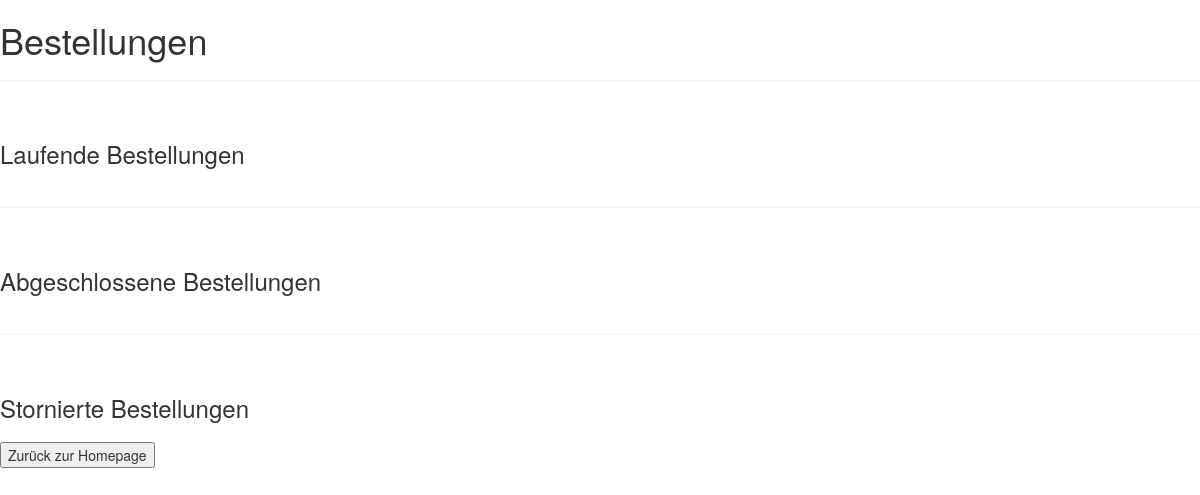
Page /customer/bestellungen (signed in) on the earlier database version.
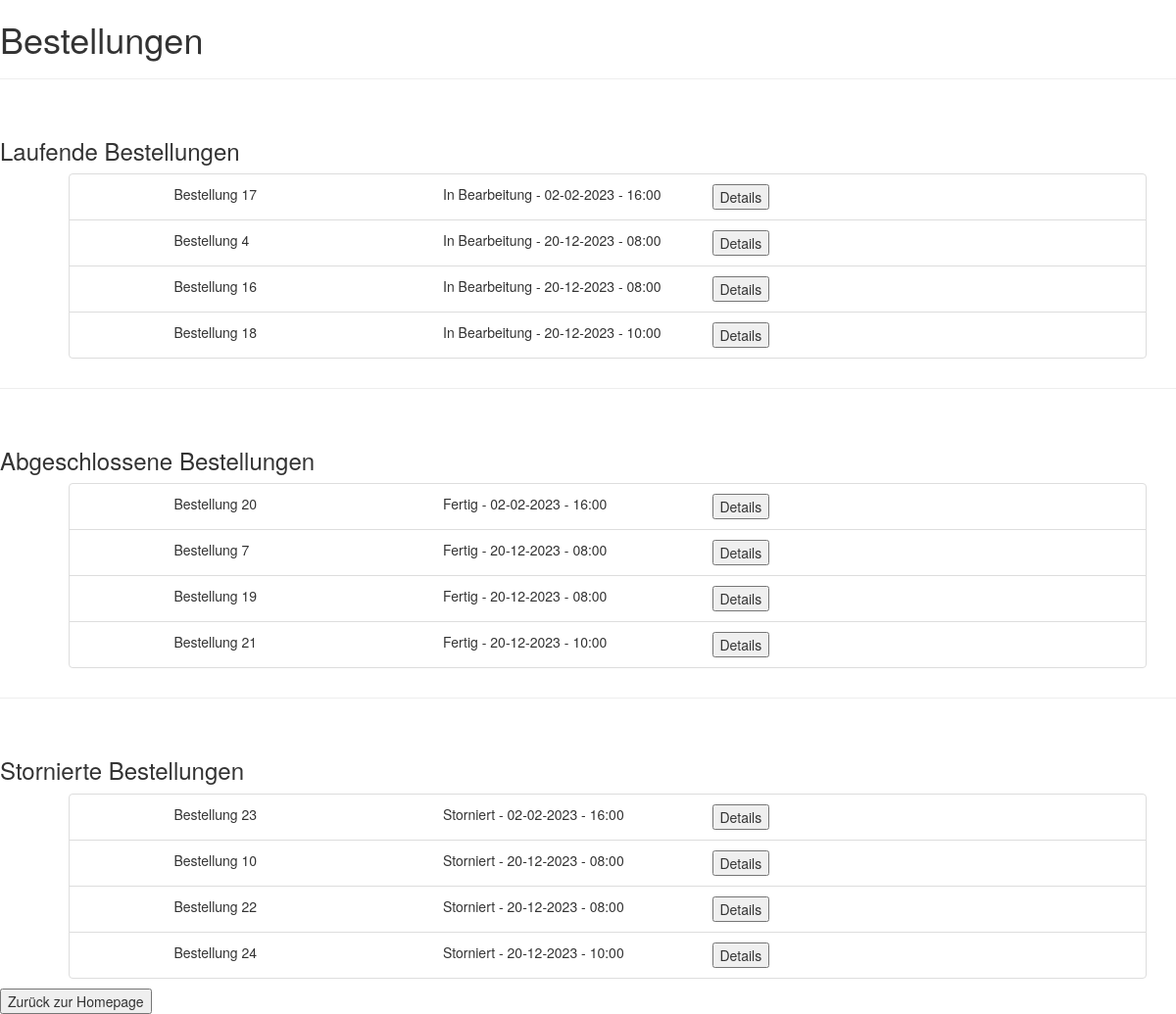
Same page on the later database version.
### tables this page shows
CREATE TABLE 'bestellung' ('bestell_id' INTEGER PRIMARY KEY AUTOINCREMENT,'status' TEXT, 'eingangsTag' DATE, 'eingangsUhrzeit' TIME, 'zusatztext' TEXT, 'restaurant_username' TEXT, 'customer_username' TEXT, FOREIGN KEY (restaurant_username) references restaurant(username), FOREIGN KEY (customer_username) references kunde(username));

### app.py (the view)
@app.route("/customer/bestellungen")
def customerOrders():
    if(not 'customer_username' in session):
        return render_template('customer_login.html')
    username = session['customer_username']
    pendingOrders = zugreifer.getPendingOrdersForCustomer(username)
    finishedOrders = zugreifer.getFinishedOrdersForCustomer(username)
    canceledOrders = zugreifer.getCanceledOrdersForCustomer(username)
    return render_template('customer_orders.html', pendingOrders = pendingOrders, finishedOrders = finishedOrders, canceledOrders = canceledOrders)

### zugreifer.py (called while the page is built)
def getPendingOrdersForCustomer(username):
    con = sqlite3.connect("Database.db")
    cur = con.cursor()
    result = cur.execute("SELECT * FROM bestellung where customer_username='" + username + "' and status='In Bearbeitung' order by eingangsTag asc , eingangsUhrzeit asc;");
    pendingOrders = list()
    for x in result:
        pendingOrders.append(order(x[0], x[1], x[2], x[3], x[4], x[5], x[6]))
    cur.close()
    con.close()
    return pendingOrders;

def getFinishedOrdersForCustomer(username):
    con = sqlite3.connect("Database.db")
    cur = con.cursor()
    result = cur.execute("SELECT * FROM bestellung where customer_username='" + username + "' and status='Fertig' order by eingangsTag asc , eingangsUhrzeit asc;");
    finishedOrders = list()
    for x in result:
        finishedOrders.append(order(x[0], x[1], x[2], x[3], x[4], x[5], x[6]))
    cur.close()
    con.close()
    return finishedOrders;

### templates/customer_orders.html (shortened to what this page needs)
<!DOCTYPE html>
<html>
    <head>
        <link rel="stylesheet" href="https://maxcdn.bootstrapcdn.com/bootstrap/3.4.1/css/bootstrap.min.css">
    </head>
    <body>
        <h1>Bestellungen</h1>
        <hr><br>
        <h3>Laufende Bestellungen</h3>
        <div class="container">
            <ul>
                {%for pendingOrder in pendingOrders%}
                <li class="list-group-item" style="list-style-type: none;">
                    <div class="row">
                        <div class="col-sm-1"></div>
                        <div class="col-sm-3">
                            Bestellung {{ pendingOrder.orderId }}
                        </div>
                        <div class="col-sm-3">
                            {{ pendingOrder.status }} - {{ pendingOrder.date }} - {{ pendingOrder.time }}
                        </div>
                        <div class="col-sm-3">
                            <form action="{{ url_for('customerOrderDetails',orderId = pendingOrder.orderId) }}" method=post >
                                <button type="submit">Details</button>
                            </form>
                        </div>
                </li>
                {% endfor %}
            </ul>
        </div>
        <hr><br>
        <h3>Abgeschlossene Bestellungen</h3>
        <div class="container">
            <ul>
                {%for finishedOrder in finishedOrders %}
                <li class="list-group-item" style="list-style-type: none;">
                    <div class="row">
                        <div class="col-sm-1"></div>
                        <div class="col-sm-3">
                            Bestellung {{ finishedOrder.orderId }}
                        </div>
                        <div class="col-sm-3">
                            {{ finishedOrder.status }} - {{ finishedOrder.date }} - {{ finishedOrder.time }}
                        </div>
                        <div class="col-sm-3">
                            <form action="{{ url_for('restaurantOrderDetails',orderId = finishedOrder.orderId) }}" method=post >
                                <button type="submit">Details</button>
                            </form>
                        </div>
                </li>
                {% endfor %}
            </ul>
        </div>
        <hr><br>
        <h3>Stornierte Bestellungen</h3>
        <div class="container">
            <ul>
                {%for canceledOrder in canceledOrders %}
                <li class="list-group-item" style="list-style-type: none;">
                    <div class="row">
                        <div class="col-sm-1"></div>
                        <div class="col-sm-3">
                            Bestellung {{ canceledOrder.orderId }}
                        </div>
                        <div class="col-sm-3">
                            {{ canceledOrder.status }} - {{ canceledOrder.date }} - {{ canceledOrder.time }}
                        </div>
                        <div class="col-sm-3">
                            <form action="{{ url_for('restaurantOrderDetails',orderId = canceledOrder.orderId) }}" method=post >
                                <button type="submit">Details</button>
                            </form>
                        </div>
                </li>
                {% endfor %}
            </ul>
        </div>
        <div class="row-sm-20">
            <form action="/customer" method="get">
                <button type="submit">Zurück zur Homepage</button>
            </form>
        </div>
    </body>
</html>

Differences in the rows shown:
added bestellung: orderId "17", status "In Bearbeitung", date "02-02-2023", time "16:00", shown under "Laufende Bestellungen"
added bestellung: orderId "4", status "In Bearbeitung", date "20-12-2023", time "08:00", shown under "Laufende Bestellungen"
added bestellung: orderId "16", status "In Bearbeitung", date "20-12-2023", time "08:00", shown under "Laufende Bestellungen"
added bestellung: orderId "18", status "In Bearbeitung", date "20-12-2023", time "10:00", shown under "Laufende Bestellungen"
added bestellung: orderId "20", status "Fertig", date "02-02-2023", time "16:00", shown under "Abgeschlossene Bestellungen"
added bestellung: orderId "7", status "Fertig", date "20-12-2023", time "08:00", shown under "Abgeschlossene Bestellungen"
added bestellung: orderId "19", status "Fertig", date "20-12-2023", time "08:00", shown under "Abgeschlossene Bestellungen"
added bestellung: orderId "21", status "Fertig", date "20-12-2023", time "10:00", shown under "Abgeschlossene Bestellungen"
added bestellung: orderId "23", status "Storniert", date "02-02-2023", time "16:00", shown under "Stornierte Bestellungen"
added bestellung: orderId "10", status "Storniert", date "20-12-2023", time "08:00", shown under "Stornierte Bestellungen"
added bestellung: orderId "22", status "Storniert", date "20-12-2023", time "08:00", shown under "Stornierte Bestellungen"
added bestellung: orderId "24", status "Storniert", date "20-12-2023", time "10:00", shown under "Stornierte Bestellungen"
